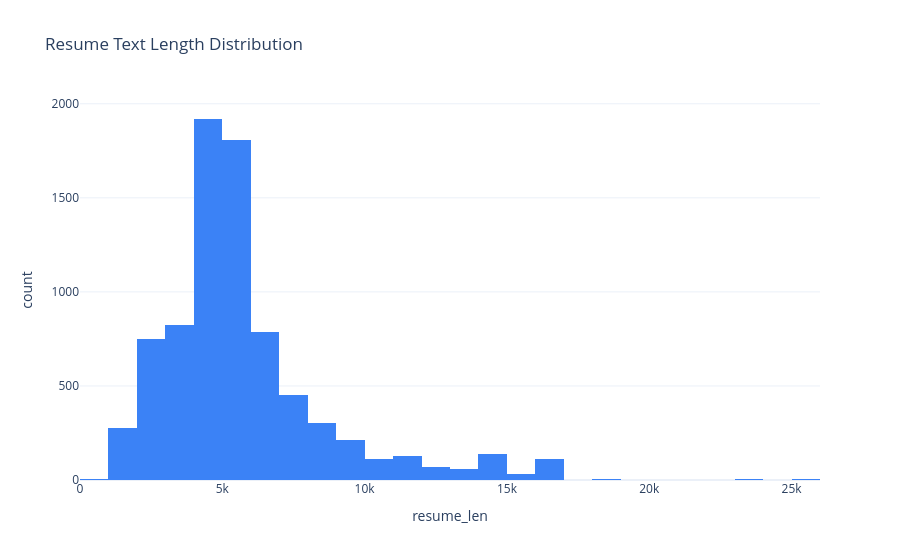
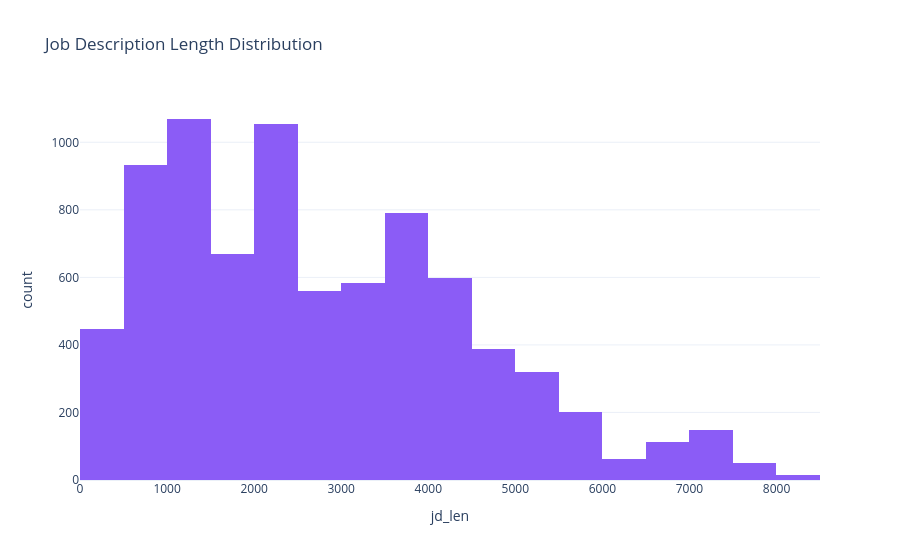

These figures' notebook cell, in order:
### Markdown cell above
## EDA — text length histograms

### Code cell
fig_resume = px.histogram(
    df,
    x='resume_len',
    nbins=40,
    title='Resume Text Length Distribution',
    color_discrete_sequence=['#3b82f6'],
)
fig_resume.update_layout(template='plotly_white')
fig_resume.show()

fig_jd = px.histogram(
    df,
    x='jd_len',
    nbins=40,
    title='Job Description Length Distribution',
    color_discrete_sequence=['#8b5cf6'],
)
fig_jd.update_layout(template='plotly_white')
fig_jd.show()

### Figure 1 — Plotly figure (JSON) as saved in the notebook; plotly's stock layout.template omitted (floating-point values rounded to 4 significant figures; data arrays with more than 128 entries replaced by an {"elided": "..."} marker saying what was removed)
{"data": [{"alignmentgroup": "True", "bingroup": "x", "hovertemplate": "resume_len=%{x}<br>count=%{y}<extra></extra>", "legendgroup": "", "marker": {"color": "#3b82f6", "pattern": {"shape": ""}}, "name": "", "nbinsx": 40, "offsetgroup": "", "orientation": "v", "showlegend": false, "type": "histogram", "x": {"elided": "7999 int values"}, "xaxis": "x", "yaxis": "y"}], "layout": {"barmode": "relative", "legend": {"tracegroupgap": 0}, "title": {"text": "Resume Text Length Distribution"}, "xaxis": {"anchor": "y", "domain": [0, 1], "title": {"text": "resume_len"}}, "yaxis": {"anchor": "x", "domain": [0, 1], "title": {"text": "count"}}}}

### Figure 2 — Plotly figure (JSON) as saved in the notebook; plotly's stock layout.template omitted (floating-point values rounded to 4 significant figures; data arrays with more than 128 entries replaced by an {"elided": "..."} marker saying what was removed)
{"data": [{"alignmentgroup": "True", "bingroup": "x", "hovertemplate": "jd_len=%{x}<br>count=%{y}<extra></extra>", "legendgroup": "", "marker": {"color": "#8b5cf6", "pattern": {"shape": ""}}, "name": "", "nbinsx": 40, "offsetgroup": "", "orientation": "v", "showlegend": false, "type": "histogram", "x": {"elided": "7999 int values"}, "xaxis": "x", "yaxis": "y"}], "layout": {"barmode": "relative", "legend": {"tracegroupgap": 0}, "title": {"text": "Job Description Length Distribution"}, "xaxis": {"anchor": "y", "domain": [0, 1], "title": {"text": "jd_len"}}, "yaxis": {"anchor": "x", "domain": [0, 1], "title": {"text": "count"}}}}
